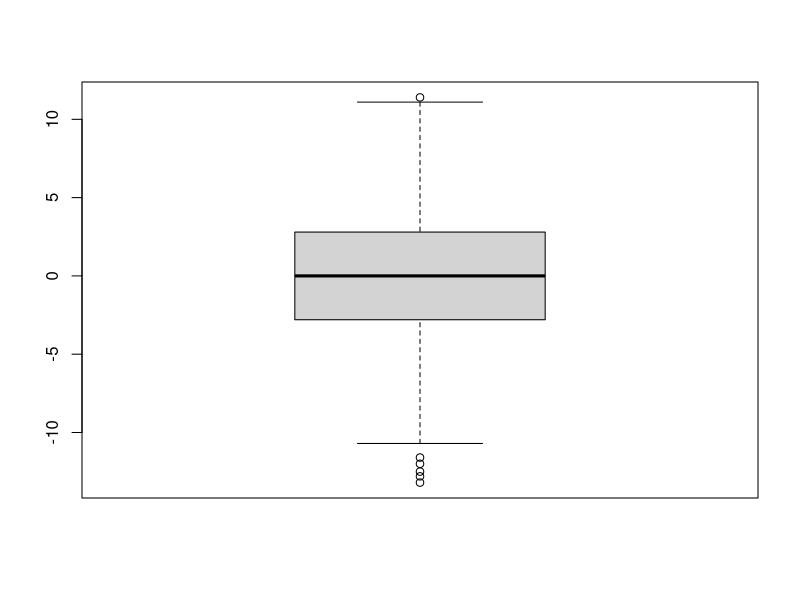
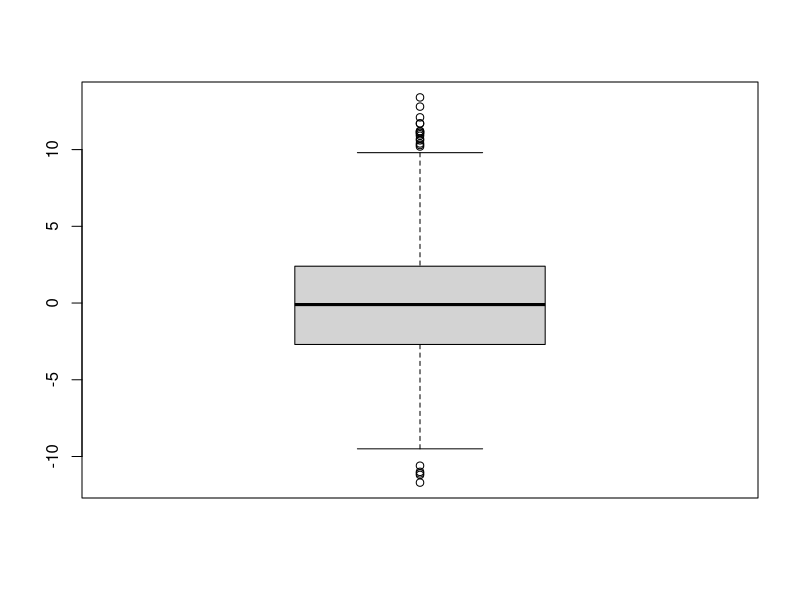
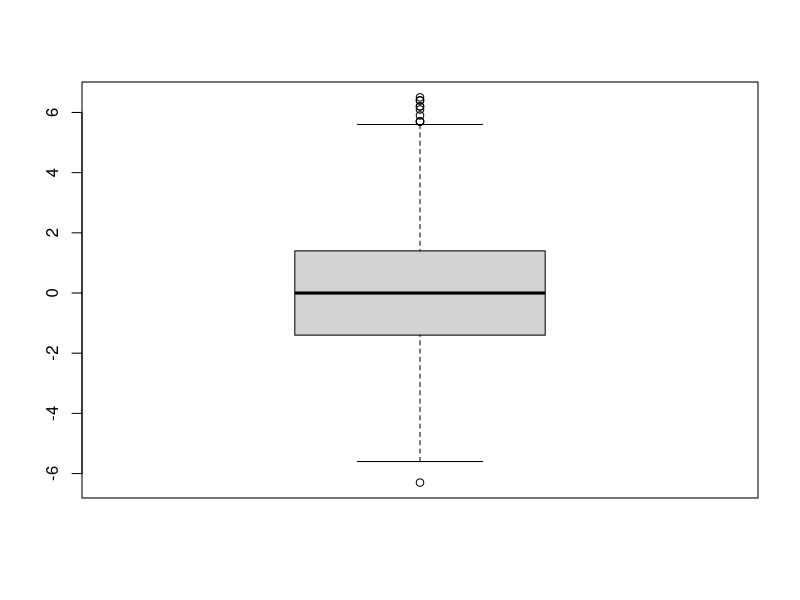
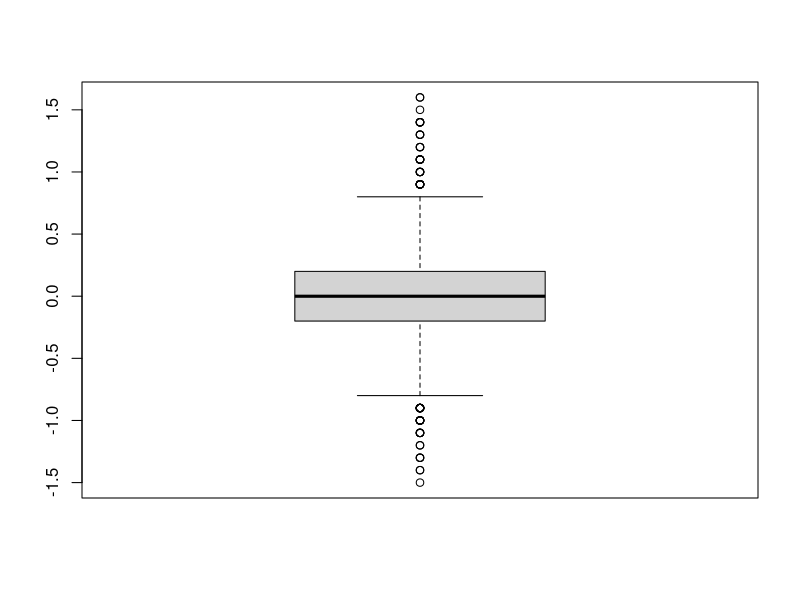

These charts were generated, in order, by the following R code: (Note: this script raises an error after producing the figures.)
# Load weekly fpi data
fpi <- readr::read_csv("./data/weekly-fpi-2020-2022.csv")

# Any NAs?
View(fpi)

sum(is.na(fpi$fpi))
sum(is.na(fpi$off))
sum(is.na(fpi$def))
sum(is.na(fpi$st))

# Unconditional distributions ----
summary(fpi$fpi)
summary(fpi$off)
summary(fpi$def)
summary(fpi$st)

boxplot(fpi$fpi)
boxplot(fpi$off)
boxplot(fpi$def)
boxplot(fpi$st)


# Define theme that works well with substack ----
theme_substack <- function() {
  theme_bw() +
  theme(axis.text.x.bottom = element_text(color = "black", size = 14),
        
        axis.text.y = element_text(size = 14, color = "black"),
        
        axis.title.x.bottom   = element_text(size = 18),
        axis.title.y.left = element_text(size = 18),
        
        
        plot.title = element_text(hjust = .5, size = 20),
        plot.subtitle = element_text(hjust = .5, size = 18),
        
        # Facets
        strip.text = element_text(size = 14)
  )
}


# Unconditional boxplot for each series ----
series_labels <- data.frame(series = c("fpi", "off", "def", "st"),
                            label  = c("Overall", "Offense", "Defense", "Special Teams")
                            )

fpi_panel <- dplyr::select(fpi, season, team, week, fpi, off, def, st) %>%
             tidyr::gather(key = series, value = value, -season, -week, -team) %>%
             dplyr::left_join(y = series_labels, by = "series") %>%
             dplyr::mutate(label = factor(label, levels = c("Overall", "Offense", "Defense", "Special Teams")))

fpi_panel_summary <- dplyr::group_by(fpi_panel, series, label) %>%
                     dplyr::summarize(min = min(value), 
                                      max = max(value), 
                                      p25 = quantile(value, .25), 
                                      p50 = quantile(value, .5), 
                                      p75 = quantile(value, .75)
                                      )

ggplot(data = fpi_panel, aes(y = value)) +
geom_boxplot() +
facet_wrap(~label, ncol = 4)


p_distributions <- ggplot(data = fpi_panel_summary) +
geom_errorbar(aes(x = 1, ymin = min, ymax = max)) +
geom_rect(aes(xmin = .6, xmax = 1.4, ymin = p25, ymax = p75, fill = label), color = "black") +
geom_segment(aes(y = p50, yend = p50, x = .6, xend = 1.4)) +
facet_wrap(~label, ncol = 4) +
labs(title = "Distributions of Weekly FPI Values", 
     subtitle = "2020-2022 Seasons",
     y = "FPI Value",
     x = ""
     ) +
scale_y_continuous(limits = c(-14, 14), breaks = -14:14) +
theme_bw() +
theme(axis.text.x.bottom = element_blank(),
      axis.ticks.x.bottom = element_blank(),
      legend.position = "none",
      plot.title = element_text(hjust = .5),
      plot.subtitle = element_text(hjust = .5)
      )
  
ggsave(filename = "./analysis/plots/unconditional-fpi-distribution-boxplots.png", plot = p_distributions)


# Variation across time ----



fpi_panel_weekly_summary <- dplyr::group_by(fpi_panel, series, label, season, week) %>%
  dplyr::summarize(min = min(value), 
                   max = max(value), 
                   p25 = quantile(value, .25), 
                   p50 = quantile(value, .5), 
                   p75 = quantile(value, .75)
  ) %>%
  dplyr::arrange(label,season, week) %>%
  dplyr::group_by(label) %>%
  dplyr::mutate(index = 1:n())

# Data frames for facet labels
label_factor <- factor(c("Overall", "Offense", "Defense", "Special Teams"), levels = c("Overall", "Offense", "Defense", "Special Teams"))

year_labels <- data.frame(label = sort(rep(label_factor, 3)),
                          year = c(2020:2022, rep("", 9)),
                          x = c(2.5, 19, 36, rep(NA, 9)),
                          y = c(rep(14, 3), rep(NA, 9))
)
                            
series_labels <- data.frame(label = sort(rep(label_factor, 2)),
                            series = c("Median", "Range", rep("", 6)),
                            x = c(3, 8, rep(NA ,6)),
                            y = c(-13, -13, rep(NA, 6))
)
                            
series_arrows <- data.frame(label = sort(rep(label_factor, 2)),
                            x = c(3, 8, rep(NA ,6)),
                            y = c(-10, -10, rep(NA, 6)),
                            xend = c(3, 8, rep(NA ,6)),
                            yend = c(-.5, -5, rep(NA ,6))
)


  

p_ts <- ggplot(data = fpi_panel_weekly_summary) +
geom_ribbon(aes(x = index, ymin =  min, ymax = max, fill = label), group = 1) +
geom_line(aes(x = index, y = p50), group = 1) +
geom_vline(xintercept = c(17.5, 34.5), linetype = "dotted") +

# Season labels
geom_label(data = year_labels, aes(label = year, x = x, y = y), label.size = NA) +

# Series labels
geom_label(data = series_labels, aes(label = series, x = x, y = y), label.size = NA) +
geom_segment(data = series_arrows, aes(x = x, y = y, xend = xend, yend = yend), size = .4, arrow = arrow(length = unit(0.1, "cm"))) +  

  
facet_wrap(~label, nrow = 4) +
  labs(title = "Distributions of Weekly FPI Values Across Time", 
       subtitle = "2020-2022 Regular Seasons",
       y = "FPI Value",
       x = "Week of Regular Season"
  ) +
  scale_y_continuous(limits = c(-16, 16), breaks = seq(-15,15,5)) + #c(seq(-14, -2, 4), 0, seq(2, 14, 4))) +
  scale_x_continuous(breaks= 1:208, labels = rep(c(1:17, 1:17, 1:18),4), expand = c(0,0)) +
  theme_substack() +
  theme(legend.position = "none")

ggsave(plot = p_ts, filename = "./analysis/plots/fpi-weekly-distributions.png", width = 13.5, height = 11)






# QQ Plots ----

# Calculate empirical quantiles
eq <- dplyr::group_by(fpi_panel, series, label) %>%
dplyr::summarize(eq = quantile(value, p = seq(.01, .99, .01))) %>%
dplyr::mutate(quantile = seq(.01, .99, .01))

# Calculate theoretical quantiles
fpi_moments <- dplyr::group_by(fpi_panel,series, label) %>%
               dplyr::summarize(mean = mean(value), sigma2 = var(value), sigma = sd(value), n = n()) %>%
               ungroup() %>%
               dplyr::mutate(mean_label_y = c(300, 150, 150, 1200),
                             sd_label_y = c(200, 100, 100, 900),
                             mean_label_x = -14,
                             sd_label_x = -13.2
                             )

nq <- data.frame(def = qnorm(mean = fpi_moments$mean[1], sd = fpi_moments$sigma[1], p = seq(0.01, .99, .01)),
                 fpi = qnorm(mean = fpi_moments$mean[2], sd = fpi_moments$sigma[2], p = seq(0.01, .99, .01)),
                 off = qnorm(mean = fpi_moments$mean[3], sd = fpi_moments$sigma[3], p = seq(0.01, .99, .01)),
                 st = qnorm(mean = fpi_moments$mean[4], sd = fpi_moments$sigma[4], p = seq(0.01, .99, .01)),
                 quantile = seq(0.01, .99, .01)) %>%
tidyr::gather(key = series, value = nq, -quantile)
                 
                 
# Combine empirical and theotretical quantiles
qq_data <- dplyr::left_join(x = eq, y = nq, by = c("series", "quantile"))


p_qq <- ggplot(data = qq_data, aes(x = nq, y = eq)) + 
geom_abline(slope = 1, intercept = 0) +
  geom_point(aes(color = label)) +
  facet_wrap(~label, ncol = 4) +
  # scale_y_continuous(limits = c(.32,.51), expand = c(0,0)) +
  # scale_x_continuous(limits = c(.32,.51), expand = c(0,0)) +
  labs(title = "Quantile-Quantile Plots for Weekly FPI Values", 
       subtitle = "2020-2022 Regular Seasons",
       x = "Theoretical Normal Quantiles", 
       y = "Empirical Quantiles",
       caption = "Note: the sample size is 1,664 observations for each FPI distribution."
  ) +
  theme_bw() +
  theme(plot.title = element_text(hjust=.5),
        plot.subtitle = element_text(hjust=.5),
        legend.position = "none"
  )

ggsave(plot = p_qq, filename = "./analysis/plots/fpi-qq.png")



# Histograms ----


# For density instead of count on y-axis, use argument y = ..density.. in aes() statement
p_histograms <- ggplot(data = fpi_panel, aes(x = value, fill = label)) +
  geom_histogram() +
  facet_wrap(~label, nrow = 4, scales = "free_y") +
  labs(title = "The Distributions of Weekly FPI Values Are Approximately Normally Distributed", 
       subtitle = "2020-2022 Regular Seasons",
       y = "Count", 
       x = "FPI Value"
  ) +
  geom_vline(xintercept = 0, linetype = "dotted") +
  
  # Labels for mean and standard deviation
  geom_label(data = fpi_moments, fill = "white", aes(x = -14, y = mean_label_y, label = paste("Average =", round(mean, 2)))) +
  geom_label(data = fpi_moments, fill = "white", aes(x = -13.2, y = sd_label_y, label = paste("Standard Deviation =", round(sigma, 2)))) +
  
  
  scale_x_continuous(breaks = seq(-15,15,3), limits = c(-15,15)) +
  theme_bw() +
  theme(legend.position = "none",
        plot.title = element_text(hjust = .5),
        plot.subtitle = element_text(hjust = .5), strip.text = element_text(size = 10)
        
  )

ggsave(plot = p_histograms, filename = "./analysis/plots/fpi-unconditional-histograms.png")



# Above/Below Average ----

fpi_wks_aa <- dplyr::mutate(fpi, aa_fpi = fpi > 0, aa_off = off > 0, aa_def = def > 0, aa_st = st > 0) %>%
        dplyr::group_by(team) %>%
        dplyr::summarize(wks_aa_fpi = sum(aa_fpi),
                         wks_aa_off = sum(aa_off),
                         wks_aa_def = sum(aa_def),
                         wks_aa_st = sum(aa_st),
                         total_weeks = n()
                         ) %>%
        dplyr::mutate(wks_ba_fpi = total_weeks - wks_aa_fpi) %>%
        dplyr::arrange(desc(wks_aa_fpi))

fpi_wks_aa$team <- factor(fpi_wks_aa$team, levels = fpi_wks_aa$team)

p_wks <- ggplot(data = fpi_wks_aa) +
geom_bar(aes(x = team, y = wks_aa_fpi), stat = "identity", fill = "green", color = "black") +
geom_bar(aes(x = team, y = -wks_ba_fpi), stat = "identity", fill = "grey", color = "black") +
labs(x = "",
     y = "Weeks Below Average FPI     Weeks Above Average FPI",
     title = "Weeks of Play Above or Below Average Overall FPI",
     subtitle = "2020-2022 Regular Seasons (52 Total Weeks of Play)"
     ) +
geom_hline(yintercept = 0) +
# scale_x_discrete(limits = c(-53,53)) +
scale_y_continuous(limits = c(-52, 52), breaks = seq(-52, 52, 4), labels = c(seq(52, 0, -4), seq(4, 52, 4))) +
theme_substack() +
theme(axis.text.x.bottom = element_text(angle = 55, hjust = 1, color = "black", size = 12))

ggsave(plot = p_wks, filename = "./analysis/plots/fpi-weeks-above-below-average.png", width = 13.5, height = 11)


# Time series for a few interesting cases ----

p_ts_teams <- dplyr::filter(fpi, team %in% c("Philadelphia Eagles", "Cincinnati Bengals", "Los Angeles Rams")) %>%
dplyr::group_by(team) %>%
dplyr::arrange(season, week) %>% 
dplyr::mutate(index = 1:n()) %>%

ggplot(aes(x = index, y = fpi)) +
geom_point() +
geom_line(group = 1) +
geom_hline(yintercept = 0, linetype = "dotted") +
  
  scale_y_continuous(limits = c(-16, 16), breaks = seq(-15,15,5)) + #c(seq(-14, -2, 4), 0, seq(2, 14, 4))) +
  scale_x_continuous(breaks= 1:208, labels = rep(c(1:17, 1:17, 1:18),4), expand = c(0,0)) +
  
  geom_vline(xintercept = c(17.5, 34.5), linetype = "dotted") +
  
  # Season labels
  geom_label(data = year_labels, aes(label = year, x = x, y = y), label.size = NA) +
  
  
  facet_wrap(~team, nrow = 3) +
  
  labs(title = "Overall FPI by Week of Play", 
       subtitle = "2020-2022 Regular Seasons", 
       x = "Week of Play", 
       y = "Overall FPI") +

  
  theme_bw() +
  theme(legend.position = "none",
        plot.title = element_text(hjust = .5),
        plot.subtitle = element_text(hjust = .5)
  )

  
ggsave(plot = p_ts_teams, filename = "./analysis/plots/fpi-bengals-rams-eagles.png")



# Miscellaneous ----

# Look at distributions by week
fpi %<>% dplyr::mutate(season_week = paste(season, week, sep = "-"))

# Overall FPI
box_fpi <- ggplot(data = fpi, aes(x = season_week, y = fpi)) +
geom_boxplot()

# Offense
box_off <- ggplot(data = fpi, aes(x = season_week, y = off)) +
  geom_boxplot(color= "blue")

# Defense
box_def <- ggplot(data = fpi, aes(x = season_week, y = def)) +
  geom_boxplot(color= "red")

# Special Teams
box_st <- ggplot(data = fpi, aes(x = season_week, y = st)) +
  geom_boxplot(color= "purple")




# Look over time for each team ----
ts_fpi <- ggplot(data = fpi, aes(x = season_week, y = fpi)) +
geom_line(group = 1) +
geom_point() +
facet_wrap(~team)

ts_off <- ggplot(data = fpi, aes(x = season_week, y = off)) +
  geom_line(group = 1, color = "blue") +
  geom_point(color = "blue") +
  facet_wrap(~team)

ts_def <- ggplot(data = fpi, aes(x = season_week, y = def)) +
  geom_line(group = 1, color = "red") +
  geom_point(color = "red") +
  facet_wrap(~team)

ts_st <- ggplot(data = fpi, aes(x = season_week, y = st)) +
  geom_line(group = 1, color = "purple") +
  geom_point(color = "purple") +
  facet_wrap(~team)






